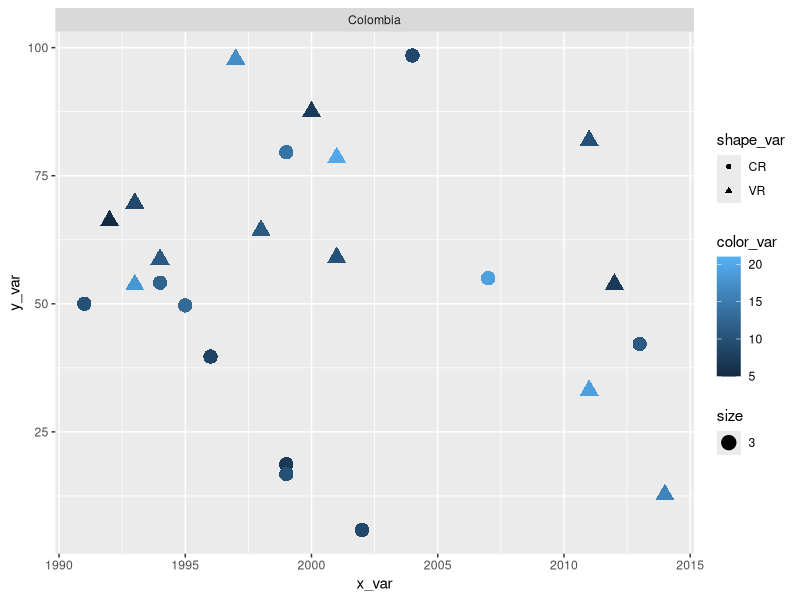

The R script that drew this image:
##################################################################################
# Name of Script: GBD Vetting Plots.R
# Date: 11/30/2022
# Description:  plot data for selected causes, sexes, age groups, and countries by year
# Arguments: 
#     cause <- list [e.g: "cervical cancer"]
#     sex <- int [e.g: 1]
#     age_groups <- int [e.g: c(5:21)]
#     countries <- list [e.g: c("Colombia", "Costa Rica")]
#     years <- int [e.g: c(1990:2015)]
#      
# How to use: 
#     1)run interactively on Rstudio session
#
# Output: pdf graphs
# Contributors: Natalie Pritchett and Betyna Berice
###################################################################################

#########################
## Set up libraries
#########################
rm(list=ls())
library(MASS)
library(tidyverse)
library(writexl)
library(ggforce)


###################################
#Make dataset
###################################

#create data frame to house character variable cause
cause <- rep("cervical cancer", times=50)

#create random binary data type variable and assign values to 0 and 1
data_type_random <- rbinom(50, 1, .5)
data_type <- ifelse(data_type_random == 0, "VR", "CR")

#create garbage code variable that is between 1 and 100 percent
g_code <- runif(50, 1, 100)

#create country id and countrie varianle and assign values to 0 and 1
country_id <- rbinom(50, 1, .5)
countries <- ifelse(country_id == 0, "Colombia", "Costa Rica")

#create year id with repeating values
year_id <- sample(1990:2015, 50, replace=TRUE)

#create age group id with repeating values
age_group_id <- sample(5:21, 50, replace = TRUE)

# create female only id repeating 50 times
sex_id <-rep(2,times=50)

# combine them into one data fram 
practice <- cbind.data.frame(data_type, g_code, country_id, countries, year_id, age_group_id, sex_id, cause)

#reassign country id to refelct mock gbd location id
practice$country_id[practice$country_id == 0] <- 28
practice$country_id[practice$country_id == 1] <- 27

#export mock data as csv for data manipulation
write_csv(practice, "Final Project.csv")

dat <- practice

##################################
#Options for user to select
##################################
x_var <- dat$year_id
y_var <- dat$g_code
color_var <-  dat$age_group_id
shape_var <- dat$data_type
countries <- c("Colombia", "Costa Rica") #each country will be a page of the plot

###################################
## Set up Main Functions - still original example
##################################

#make ploting function
plotting_fct <- function(tbl, cause='cause'){
  print(ggplot(dat) +
          geom_point(aes(x=x_var, y=y_var, color=color_var, shape=shape_var, size=3)) +
          facet_wrap_paginate(~countries, ncol = 1, nrow = 1, scales = "free", page = i))
}

#set initial test page
i <- 1

#test plotting function for one country
plotting_fct(tbl = dat)


#make a list to loop over
n <- length(unique(dat$country_id))


#test printing pdf of multiple country plots using for loop
pdf(("garbage_code_qa.pdf"), width = 20, height = 16)
for(i in 1:n){
  plotting_fct(tbl = dat)
}
dev.off()
